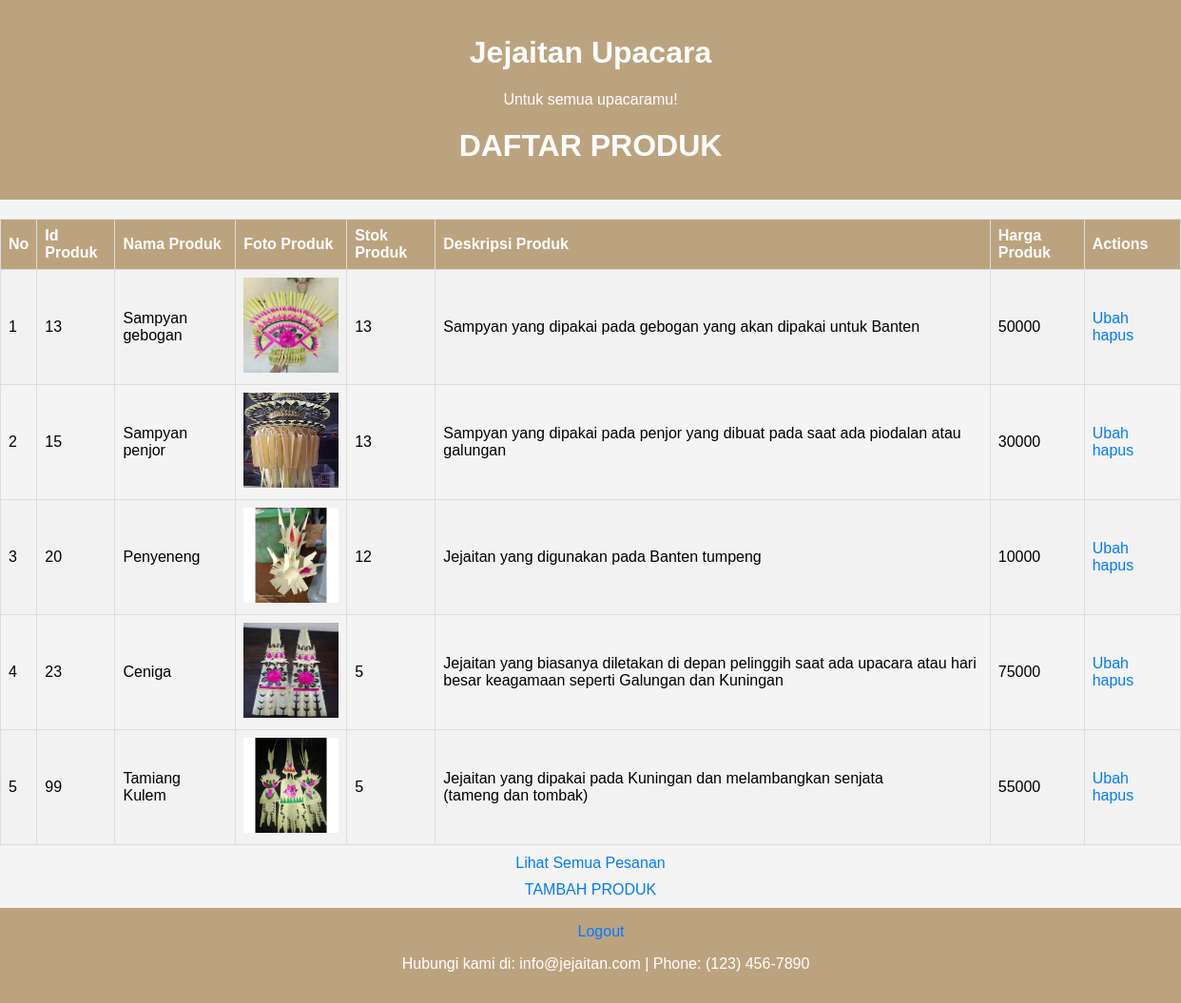
Screenshot of /Jejaitan_Upacara/AdminSide/home.php with the database file from the repository.
### tables this page shows
CREATE TABLE `produk` (
  `Id_produk` int(11) NOT NULL,
  `Nama_produk` varchar(30) NOT NULL,
  `Foto_produk` varchar(30) NOT NULL,
  `Stok_produk` int(11) NOT NULL,
  `Deskripsi_produk` text NOT NULL,
  `Harga_produk` int(11) NOT NULL
);

### Jejaitan_Upacara/functions.php (called while the page is built, shortened)
<?php
$conn =mysqli_connect("localhost","root","","jejaitan_upacara");
function query($query){
    global $conn;
    $result =mysqli_query($conn, $query);
    $rows = [];
    while( $row = mysqli_fetch_assoc($result)){
        $rows[] = $row;
    }
    return $rows;
}

### Jejaitan_Upacara/AdminSide/home.php (the view, shortened to what this page needs)
<?php
require_once "../functions.php";
$produk = query("SELECT * FROM produk");
?>
<!DOCTYPE html>
<html lang="en">
<head>
</head>
<body>
    <header>
        <h1 style="color: white;">Jejaitan Upacara</h1>
        <p>Untuk semua upacaramu!</p>
        <h1 style="color: white;">DAFTAR PRODUK</h1>
    </header>
    <table border="1" cellpadding = '10' cellspacing = '0'>
        <tr>
            <th> No </th>
            <th> Id Produk</th>
            <th> Nama Produk</th>
            <th> Foto Produk </th>
            <th> Stok Produk</th>
            <th> Deskripsi Produk</th>
            <th> Harga Produk</th>
            <th> Actions</th>
        </tr>
        <?php $i =1;?>
        <?php foreach($produk as $row): ?>
        <tr>
            <td><?= $i; ?></td>
            <td><?= $row['Id_produk']; ?></td>
            <td><?= $row['Nama_produk']; ?></td>
            <td><img src="../img/<?= $row['Foto_produk']; ?>" width="100px" height="100px"></td>
            <td><?= $row['Stok_produk']; ?></td>
            <td><?= $row['Deskripsi_produk']; ?></td>
            <td><?= $row['Harga_produk']; ?></td>
            <td>
               <a href="ubahProduk.php?Id_produk=<?=$row['Id_produk'];?>">Ubah</a>
               <a href="hapusProduk.php?Id_produk=<?=$row['Id_produk'];?>" onclick="return confirm('yakin?');">hapus</a>
            </td>
            <?php $i++?>
        </tr>
        <?php endforeach; ?>
    </table>
    <div class="container">
                <a href="order.php">Lihat Semua Pesanan</a>
                <a href="tambahProduk.php">TAMBAH PRODUK</a>
    </div>
    <footer>
        <a href="../logout.php">Logout</a>
        <p>Hubungi kami di: info@jejaitan.com | Phone: (123) 456-7890</p>
    </footer>

### Jejaitan_Upacara/AdminSide/home.php (style rules this page uses)
body { font-family: Arial, sans-serif; background-color: white; margin: 0; padding: 0; }
h1, .form { color: #BCA37F; }
a { text-decoration: none; color: #007BFF; margin-right: 10px; text-align: center; }
table { width: 100%; border-collapse: collapse; margin-top: 20px; }
th, td { border: 1px solid #ddd; padding: 8px; text-align: left; }
th { background-color: #BCA37F; color: white; }
tr:nth-child(even) { background-color: #f2f2f2; }
header { background-color: #BCA37F; color: #fff; padding: 1em; text-align: center; }
body { font-family: 'Arial', sans-serif; margin: 0; padding: 0; background-color: #f4f4f4; }
footer { background-color: #BCA37F; color: #fff; text-align: center; padding: 1em; bottom: 0; width: 100%; }
.container { text-align: center; }
.container a { display: block; margin: 10px; text-decoration: none; color: #007BFF; }

### rows the page displays
produk: Id_produk "13", Nama_produk "Sampyan gebogan", Foto_produk (picture), Stok_produk "13", Deskripsi_produk "Sampyan yang dipakai pada gebogan yang akan dipakai untuk Banten", Harga_produk "50000"
produk: Id_produk "15", Nama_produk "Sampyan penjor", Foto_produk (picture), Stok_produk "13", Deskripsi_produk "Sampyan yang dipakai pada penjor yang dibuat pada saat ada piodalan atau galungan", Harga_produk "30000"
produk: Id_produk "20", Nama_produk "Penyeneng", Foto_produk (picture), Stok_produk "12", Deskripsi_produk "Jejaitan yang digunakan pada Banten tumpeng", Harga_produk "10000"
produk: Id_produk "23", Nama_produk "Ceniga", Foto_produk (picture), Stok_produk "5", Deskripsi_produk "Jejaitan yang biasanya diletakan di depan pelinggih saat ada upacara atau hari besar keagamaan seperti Galungan dan Kuningan", Harga_produk "75000"
produk: Id_produk "99", Nama_produk "Tamiang Kulem", Foto_produk (picture), Stok_produk "5", Deskripsi_produk "Jejaitan yang dipakai pada Kuningan dan melambangkan senjata (tameng dan tombak)", Harga_produk "55000"
